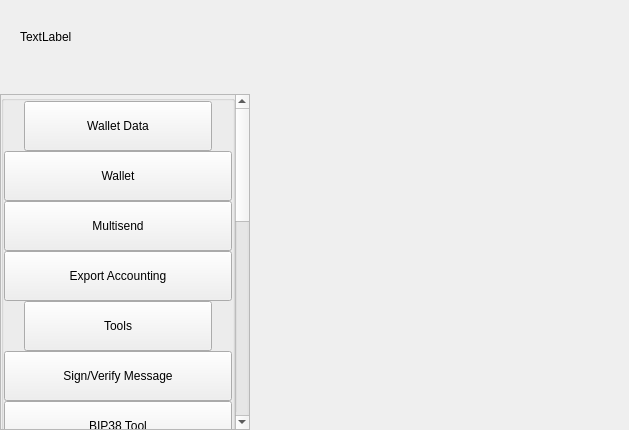
<?xml version="1.0" encoding="UTF-8"?>
<ui version="4.0">
 <class>SettingsWidget</class>
 <widget class="QWidget" name="SettingsWidget">
  <property name="geometry">
   <rect>
    <x>0</x>
    <y>0</y>
    <width>629</width>
    <height>430</height>
   </rect>
  </property>
  <property name="windowTitle">
   <string>Form</string>
  </property>
  <layout class="QHBoxLayout" name="horizontalLayout" stretch="1,2">
   <property name="spacing">
    <number>0</number>
   </property>
   <property name="leftMargin">
    <number>0</number>
   </property>
   <property name="topMargin">
    <number>0</number>
   </property>
   <property name="rightMargin">
    <number>0</number>
   </property>
   <property name="bottomMargin">
    <number>0</number>
   </property>
   <item>
    <widget class="QWidget" name="left" native="true">
     <property name="minimumSize">
      <size>
       <width>250</width>
       <height>0</height>
      </size>
     </property>
     <layout class="QVBoxLayout" name="verticalLayout">
      <property name="leftMargin">
       <number>0</number>
      </property>
      <property name="topMargin">
       <number>0</number>
      </property>
      <property name="rightMargin">
       <number>0</number>
      </property>
      <property name="bottomMargin">
       <number>0</number>
      </property>
      <item>
       <layout class="QVBoxLayout" name="verticalLayout_1">
        <property name="spacing">
         <number>0</number>
        </property>
        <item>
         <layout class="QHBoxLayout" name="horizontalLayout_1">
          <property name="spacing">
           <number>0</number>
          </property>
          <property name="leftMargin">
           <number>20</number>
          </property>
          <property name="rightMargin">
           <number>20</number>
          </property>
          <item>
           <widget class="QLabel" name="labelTitle">
            <property name="text">
             <string>TextLabel</string>
            </property>
           </widget>
          </item>
          <item>
           <spacer name="horizontalSpacer">
            <property name="orientation">
             <enum>Qt::Horizontal</enum>
            </property>
            <property name="sizeHint" stdset="0">
             <size>
              <width>40</width>
              <height>20</height>
             </size>
            </property>
           </spacer>
          </item>
         </layout>
        </item>
        <item>
         <spacer name="verticalSpacer_2">
          <property name="orientation">
           <enum>Qt::Vertical</enum>
          </property>
          <property name="sizeType">
           <enum>QSizePolicy::Fixed</enum>
          </property>
          <property name="sizeHint" stdset="0">
           <size>
            <width>20</width>
            <height>20</height>
           </size>
          </property>
         </spacer>
        </item>
        <item>
         <layout class="QVBoxLayout" name="verticalLayout_2">
          <item>
           <widget class="QScrollArea" name="scrollArea">
            <property name="sizePolicy">
             <sizepolicy hsizetype="Expanding" vsizetype="Minimum">
              <horstretch>0</horstretch>
              <verstretch>0</verstretch>
             </sizepolicy>
            </property>
            <property name="styleSheet">
             <string notr="true"/>
            </property>
            <property name="horizontalScrollBarPolicy">
             <enum>Qt::ScrollBarAlwaysOff</enum>
            </property>
            <property name="sizeAdjustPolicy">
             <enum>QAbstractScrollArea::AdjustIgnored</enum>
            </property>
            <property name="widgetResizable">
             <bool>true</bool>
            </property>
            <property name="alignment">
             <set>Qt::AlignLeading|Qt::AlignLeft|Qt::AlignTop</set>
            </property>
            <widget class="QWidget" name="scrollAreaWidgetContents">
             <property name="geometry">
              <rect>
               <x>0</x>
               <y>0</y>
               <width>230</width>
               <height>937</height>
              </rect>
             </property>
             <property name="sizePolicy">
              <sizepolicy hsizetype="Preferred" vsizetype="Minimum">
               <horstretch>0</horstretch>
               <verstretch>0</verstretch>
              </sizepolicy>
             </property>
             <property name="autoFillBackground">
              <bool>true</bool>
             </property>
             <layout class="QVBoxLayout" name="verticalLayout_3">
              <property name="spacing">
               <number>0</number>
              </property>
              <property name="sizeConstraint">
               <enum>QLayout::SetDefaultConstraint</enum>
              </property>
              <property name="leftMargin">
               <number>0</number>
              </property>
              <property name="topMargin">
               <number>0</number>
              </property>
              <property name="rightMargin">
               <number>0</number>
              </property>
              <property name="bottomMargin">
               <number>0</number>
              </property>
              <item>
               <layout class="QVBoxLayout" name="verticalLayout_4">
                <item>
                 <widget class="QGroupBox" name="groupBox">
                  <property name="sizePolicy">
                   <sizepolicy hsizetype="Preferred" vsizetype="Minimum">
                    <horstretch>0</horstretch>
                    <verstretch>0</verstretch>
                   </sizepolicy>
                  </property>
                  <property name="title">
                   <string/>
                  </property>
                  <layout class="QVBoxLayout" name="verticalLayout_5">
                   <property name="spacing">
                    <number>0</number>
                   </property>
                   <property name="leftMargin">
                    <number>0</number>
                   </property>
                   <property name="topMargin">
                    <number>0</number>
                   </property>
                   <property name="rightMargin">
                    <number>0</number>
                   </property>
                   <property name="bottomMargin">
                    <number>0</number>
                   </property>
                   <item>
                    <layout class="QHBoxLayout" name="horizontalLayout_2">
                     <property name="spacing">
                      <number>0</number>
                     </property>
                     <property name="leftMargin">
                      <number>20</number>
                     </property>
                     <property name="rightMargin">
                      <number>20</number>
                     </property>
                     <item alignment="Qt::AlignTop">
                      <widget class="QPushButton" name="pushButtonFile">
                       <property name="minimumSize">
                        <size>
                         <width>0</width>
                         <height>50</height>
                        </size>
                       </property>
                       <property name="maximumSize">
                        <size>
                         <width>16777215</width>
                         <height>50</height>
                        </size>
                       </property>
                       <property name="focusPolicy">
                        <enum>Qt::NoFocus</enum>
                       </property>
                       <property name="text">
                        <string>Wallet Data</string>
                       </property>
                       <property name="checkable">
                        <bool>true</bool>
                       </property>
                       <property name="autoExclusive">
                        <bool>false</bool>
                       </property>
                      </widget>
                     </item>
                    </layout>
                   </item>
                   <item>
                    <widget class="QWidget" name="fileButtonsWidget" native="true">
                     <layout class="QVBoxLayout" name="verticalLayout_6">
                      <property name="spacing">
                       <number>0</number>
                      </property>
                      <property name="leftMargin">
                       <number>0</number>
                      </property>
                      <property name="topMargin">
                       <number>0</number>
                      </property>
                      <property name="rightMargin">
                       <number>0</number>
                      </property>
                      <property name="bottomMargin">
                       <number>0</number>
                      </property>
                      <item>
                       <widget class="QPushButton" name="pushButtonFile2">
                        <property name="minimumSize">
                         <size>
                          <width>0</width>
                          <height>50</height>
                         </size>
                        </property>
                        <property name="maximumSize">
                         <size>
                          <width>16777215</width>
                          <height>50</height>
                         </size>
                        </property>
                        <property name="focusPolicy">
                         <enum>Qt::NoFocus</enum>
                        </property>
                        <property name="text">
                         <string>Wallet</string>
                        </property>
                        <property name="checkable">
                         <bool>true</bool>
                        </property>
                        <property name="autoExclusive">
                         <bool>false</bool>
                        </property>
                       </widget>
                      </item>
                      <item>
                       <widget class="QPushButton" name="pushButtonFile3">
                        <property name="minimumSize">
                         <size>
                          <width>0</width>
                          <height>50</height>
                         </size>
                        </property>
                        <property name="maximumSize">
                         <size>
                          <width>16777215</width>
                          <height>50</height>
                         </size>
                        </property>
                        <property name="focusPolicy">
                         <enum>Qt::NoFocus</enum>
                        </property>
                        <property name="text">
                         <string>Multisend</string>
                        </property>
                        <property name="checkable">
                         <bool>true</bool>
                        </property>
                        <property name="autoExclusive">
                         <bool>false</bool>
                        </property>
                       </widget>
                      </item>
                      <item>
                       <widget class="QPushButton" name="pushButtonExportCsv">
                        <property name="minimumSize">
                         <size>
                          <width>0</width>
                          <height>50</height>
                         </size>
                        </property>
                        <property name="maximumSize">
                         <size>
                          <width>16777215</width>
                          <height>50</height>
                         </size>
                        </property>
                        <property name="focusPolicy">
                         <enum>Qt::NoFocus</enum>
                        </property>
                        <property name="text">
                         <string>Export Accounting</string>
                        </property>
                        <property name="checkable">
                         <bool>true</bool>
                        </property>
                        <property name="autoExclusive">
                         <bool>false</bool>
                        </property>
                       </widget>
                      </item>
                     </layout>
                    </widget>
                   </item>
                   <item>
                    <layout class="QHBoxLayout" name="horizontalLayout_3">
                     <property name="spacing">
                      <number>0</number>
                     </property>
                     <property name="leftMargin">
                      <number>20</number>
                     </property>
                     <property name="rightMargin">
                      <number>20</number>
                     </property>
                     <item alignment="Qt::AlignTop">
                      <widget class="QPushButton" name="pushButtonConfiguration">
                       <property name="minimumSize">
                        <size>
                         <width>0</width>
                         <height>50</height>
                        </size>
                       </property>
                       <property name="maximumSize">
                        <size>
                         <width>16777215</width>
                         <height>50</height>
                        </size>
                       </property>
                       <property name="focusPolicy">
                        <enum>Qt::NoFocus</enum>
                       </property>
                       <property name="text">
                        <string>Tools</string>
                       </property>
                       <property name="checkable">
                        <bool>true</bool>
                       </property>
                       <property name="autoExclusive">
                        <bool>false</bool>
                       </property>
                      </widget>
                     </item>
                    </layout>
                   </item>
                   <item>
                    <widget class="QWidget" name="configurationButtonsWidget" native="true">
                     <layout class="QVBoxLayout" name="verticalLayout_7">
                      <property name="spacing">
                       <number>0</number>
                      </property>
                      <property name="leftMargin">
                       <number>0</number>
                      </property>
                      <property name="topMargin">
                       <number>0</number>
                      </property>
                      <property name="rightMargin">
                       <number>0</number>
                      </property>
                      <property name="bottomMargin">
                       <number>0</number>
                      </property>
                      <item>
                       <widget class="QPushButton" name="pushButtonConfiguration4">
                        <property name="minimumSize">
                         <size>
                          <width>0</width>
                          <height>50</height>
                         </size>
                        </property>
                        <property name="maximumSize">
                         <size>
                          <width>16777215</width>
                          <height>50</height>
                         </size>
                        </property>
                        <property name="focusPolicy">
                         <enum>Qt::NoFocus</enum>
                        </property>
                        <property name="text">
                         <string>Sign/Verify Message</string>
                        </property>
                        <property name="checkable">
                         <bool>true</bool>
                        </property>
                        <property name="autoExclusive">
                         <bool>false</bool>
                        </property>
                       </widget>
                      </item>
                      <item>
                       <widget class="QPushButton" name="pushButtonConfiguration3">
                        <property name="minimumSize">
                         <size>
                          <width>0</width>
                          <height>50</height>
                         </size>
                        </property>
                        <property name="maximumSize">
                         <size>
                          <width>16777215</width>
                          <height>50</height>
                         </size>
                        </property>
                        <property name="focusPolicy">
                         <enum>Qt::NoFocus</enum>
                        </property>
                        <property name="text">
                         <string>BIP38 Tool</string>
                        </property>
                        <property name="checkable">
                         <bool>true</bool>
                        </property>
                        <property name="autoExclusive">
                         <bool>false</bool>
                        </property>
                       </widget>
                      </item>
                     </layout>
                    </widget>
                   </item>
                   <item>
                    <layout class="QHBoxLayout" name="horizontalLayout_4">
                     <property name="spacing">
                      <number>0</number>
                     </property>
                     <property name="leftMargin">
                      <number>20</number>
                     </property>
                     <property name="rightMargin">
                      <number>20</number>
                     </property>
                     <item alignment="Qt::AlignTop">
                      <widget class="QPushButton" name="pushButtonOptions">
                       <property name="minimumSize">
                        <size>
                         <width>0</width>
                         <height>50</height>
                        </size>
                       </property>
                       <property name="maximumSize">
                        <size>
                         <width>16777215</width>
                         <height>50</height>
                        </size>
                       </property>
                       <property name="focusPolicy">
                        <enum>Qt::NoFocus</enum>
                       </property>
                       <property name="text">
                        <string>Options</string>
                       </property>
                       <property name="checkable">
                        <bool>true</bool>
                       </property>
                       <property name="autoExclusive">
                        <bool>false</bool>
                       </property>
                      </widget>
                     </item>
                    </layout>
                   </item>
                   <item>
                    <widget class="QWidget" name="optionsButtonsWidget" native="true">
                     <layout class="QVBoxLayout" name="verticalLayout_8">
                      <property name="spacing">
                       <number>0</number>
                      </property>
                      <property name="leftMargin">
                       <number>0</number>
                      </property>
                      <property name="topMargin">
                       <number>0</number>
                      </property>
                      <property name="rightMargin">
                       <number>0</number>
                      </property>
                      <property name="bottomMargin">
                       <number>0</number>
                      </property>
                      <item>
                       <widget class="QPushButton" name="pushButtonOptions1">
                        <property name="minimumSize">
                         <size>
                          <width>0</width>
                          <height>50</height>
                         </size>
                        </property>
                        <property name="maximumSize">
                         <size>
                          <width>16777215</width>
                          <height>50</height>
                         </size>
                        </property>
                        <property name="focusPolicy">
                         <enum>Qt::NoFocus</enum>
                        </property>
                        <property name="text">
                         <string>Main</string>
                        </property>
                        <property name="checkable">
                         <bool>true</bool>
                        </property>
                        <property name="checked">
                         <bool>false</bool>
                        </property>
                        <property name="autoExclusive">
                         <bool>false</bool>
                        </property>
                       </widget>
                      </item>
                      <item>
                       <widget class="QPushButton" name="pushButtonOptions2">
                        <property name="minimumSize">
                         <size>
                          <width>0</width>
                          <height>50</height>
                         </size>
                        </property>
                        <property name="maximumSize">
                         <size>
                          <width>16777215</width>
                          <height>50</height>
                         </size>
                        </property>
                        <property name="focusPolicy">
                         <enum>Qt::NoFocus</enum>
                        </property>
                        <property name="text">
                         <string>Wallet</string>
                        </property>
                        <property name="checkable">
                         <bool>true</bool>
                        </property>
                        <property name="autoExclusive">
                         <bool>false</bool>
                        </property>
                       </widget>
                      </item>
                      <item>
                       <widget class="QPushButton" name="pushButtonOptions5">
                        <property name="minimumSize">
                         <size>
                          <width>0</width>
                          <height>50</height>
                         </size>
                        </property>
                        <property name="maximumSize">
                         <size>
                          <width>16777215</width>
                          <height>50</height>
                         </size>
                        </property>
                        <property name="focusPolicy">
                         <enum>Qt::NoFocus</enum>
                        </property>
                        <property name="text">
                         <string>Display</string>
                        </property>
                        <property name="checkable">
                         <bool>true</bool>
                        </property>
                        <property name="autoExclusive">
                         <bool>false</bool>
                        </property>
                       </widget>
                      </item>
                     </layout>
                    </widget>
                   </item>
                   <item>
                    <layout class="QHBoxLayout" name="horizontalTools">
                     <property name="spacing">
                      <number>0</number>
                     </property>
                     <property name="leftMargin">
                      <number>20</number>
                     </property>
                     <property name="rightMargin">
                      <number>20</number>
                     </property>
                     <item alignment="Qt::AlignTop">
                      <widget class="QPushButton" name="pushButtonTools">
                       <property name="minimumSize">
                        <size>
                         <width>0</width>
                         <height>50</height>
                        </size>
                       </property>
                       <property name="maximumSize">
                        <size>
                         <width>16777215</width>
                         <height>50</height>
                        </size>
                       </property>
                       <property name="focusPolicy">
                        <enum>Qt::NoFocus</enum>
                       </property>
                       <property name="text">
                        <string>Debug</string>
                       </property>
                       <property name="checkable">
                        <bool>true</bool>
                       </property>
                       <property name="autoExclusive">
                        <bool>false</bool>
                       </property>
                      </widget>
                     </item>
                    </layout>
                   </item>
                   <item>
                    <widget class="QWidget" name="toolsButtonsWidget" native="true">
                     <layout class="QVBoxLayout" name="verticalTools_11">
                      <property name="spacing">
                       <number>0</number>
                      </property>
                      <property name="leftMargin">
                       <number>0</number>
                      </property>
                      <property name="topMargin">
                       <number>0</number>
                      </property>
                      <property name="rightMargin">
                       <number>0</number>
                      </property>
                      <property name="bottomMargin">
                       <number>0</number>
                      </property>
                      <item>
                       <widget class="QPushButton" name="pushButtonTools1">
                        <property name="minimumSize">
                         <size>
                          <width>0</width>
                          <height>50</height>
                         </size>
                        </property>
                        <property name="maximumSize">
                         <size>
                          <width>16777215</width>
                          <height>50</height>
                         </size>
                        </property>
                        <property name="focusPolicy">
                         <enum>Qt::NoFocus</enum>
                        </property>
                        <property name="text">
                         <string>Information</string>
                        </property>
                        <property name="checkable">
                         <bool>true</bool>
                        </property>
                        <property name="checked">
                         <bool>false</bool>
                        </property>
                        <property name="autoExclusive">
                         <bool>false</bool>
                        </property>
                       </widget>
                      </item>
                      <item>
                       <widget class="QPushButton" name="pushButtonTools2">
                        <property name="minimumSize">
                         <size>
                          <width>0</width>
                          <height>50</height>
                         </size>
                        </property>
                        <property name="maximumSize">
                         <size>
                          <width>16777215</width>
                          <height>50</height>
                         </size>
                        </property>
                        <property name="focusPolicy">
                         <enum>Qt::NoFocus</enum>
                        </property>
                        <property name="text">
                         <string>Console</string>
                        </property>
                        <property name="checkable">
                         <bool>true</bool>
                        </property>
                        <property name="autoExclusive">
                         <bool>false</bool>
                        </property>
                       </widget>
                      </item>
                      <item>
                       <widget class="QPushButton" name="pushButtonTools5">
                        <property name="minimumSize">
                         <size>
                          <width>0</width>
                          <height>50</height>
                         </size>
                        </property>
                        <property name="maximumSize">
                         <size>
                          <width>16777215</width>
                          <height>50</height>
                         </size>
                        </property>
                        <property name="focusPolicy">
                         <enum>Qt::NoFocus</enum>
                        </property>
                        <property name="text">
                         <string>Wallet Repair</string>
                        </property>
                        <property name="checkable">
                         <bool>true</bool>
                        </property>
                        <property name="autoExclusive">
                         <bool>false</bool>
                        </property>
                       </widget>
                      </item>
                     </layout>
                    </widget>
                   </item>
                   <item>
                    <layout class="QHBoxLayout" name="horizontalHelp">
                     <property name="spacing">
                      <number>0</number>
                     </property>
                     <property name="leftMargin">
                      <number>20</number>
                     </property>
                     <property name="rightMargin">
                      <number>20</number>
                     </property>
                     <item alignment="Qt::AlignTop">
                      <widget class="QPushButton" name="pushButtonHelp">
                       <property name="minimumSize">
                        <size>
                         <width>0</width>
                         <height>50</height>
                        </size>
                       </property>
                       <property name="maximumSize">
                        <size>
                         <width>16777215</width>
                         <height>50</height>
                        </size>
                       </property>
                       <property name="focusPolicy">
                        <enum>Qt::NoFocus</enum>
                       </property>
                       <property name="text">
                        <string>Help</string>
                       </property>
                       <property name="checkable">
                        <bool>true</bool>
                       </property>
                       <property name="autoExclusive">
                        <bool>false</bool>
                       </property>
                      </widget>
                     </item>
                    </layout>
                   </item>
                   <item>
                    <widget class="QWidget" name="helpButtonsWidget" native="true">
                     <layout class="QVBoxLayout" name="verticalHelp">
                      <property name="spacing">
                       <number>0</number>
                      </property>
                      <property name="leftMargin">
                       <number>0</number>
                      </property>
                      <property name="topMargin">
                       <number>0</number>
                      </property>
                      <property name="rightMargin">
                       <number>0</number>
                      </property>
                      <property name="bottomMargin">
                       <number>0</number>
                      </property>
                      <item>
                       <widget class="QPushButton" name="pushButtonHelp1">
                        <property name="minimumSize">
                         <size>
                          <width>0</width>
                          <height>50</height>
                         </size>
                        </property>
                        <property name="maximumSize">
                         <size>
                          <width>16777215</width>
                          <height>50</height>
                         </size>
                        </property>
                        <property name="focusPolicy">
                         <enum>Qt::NoFocus</enum>
                        </property>
                        <property name="text">
                         <string>FAQ</string>
                        </property>
                        <property name="checkable">
                         <bool>false</bool>
                        </property>
                        <property name="checked">
                         <bool>false</bool>
                        </property>
                        <property name="autoExclusive">
                         <bool>false</bool>
                        </property>
                       </widget>
                      </item>
                      <item>
                       <widget class="QPushButton" name="pushButtonHelp2">
                        <property name="minimumSize">
                         <size>
                          <width>0</width>
                          <height>50</height>
                         </size>
                        </property>
                        <property name="maximumSize">
                         <size>
                          <width>16777215</width>
                          <height>50</height>
                         </size>
                        </property>
                        <property name="focusPolicy">
                         <enum>Qt::NoFocus</enum>
                        </property>
                        <property name="text">
                         <string>About cerebellum</string>
                        </property>
                        <property name="checkable">
                         <bool>false</bool>
                        </property>
                        <property name="autoExclusive">
                         <bool>false</bool>
                        </property>
                       </widget>
                      </item>
                     </layout>
                    </widget>
                   </item>
                  </layout>
                 </widget>
                </item>
               </layout>
              </item>
             </layout>
            </widget>
           </widget>
          </item>
         </layout>
        </item>
       </layout>
      </item>
     </layout>
    </widget>
   </item>
   <item>
    <widget class="QWidget" name="right" native="true">
     <layout class="QVBoxLayout" name="verticalLayout_9">
      <property name="leftMargin">
       <number>0</number>
      </property>
      <property name="topMargin">
       <number>0</number>
      </property>
      <property name="rightMargin">
       <number>0</number>
      </property>
      <property name="bottomMargin">
       <number>0</number>
      </property>
      <item>
       <layout class="QVBoxLayout" name="verticalLayout_10">
        <property name="spacing">
         <number>6</number>
        </property>
        <item>
         <layout class="QVBoxLayout" name="verticalLayout_11">
          <item>
           <widget class="QStackedWidget" name="stackedWidgetContainer"/>
          </item>
         </layout>
        </item>
       </layout>
      </item>
     </layout>
    </widget>
   </item>
  </layout>
 </widget>
 <resources/>
 <connections/>
</ui>
